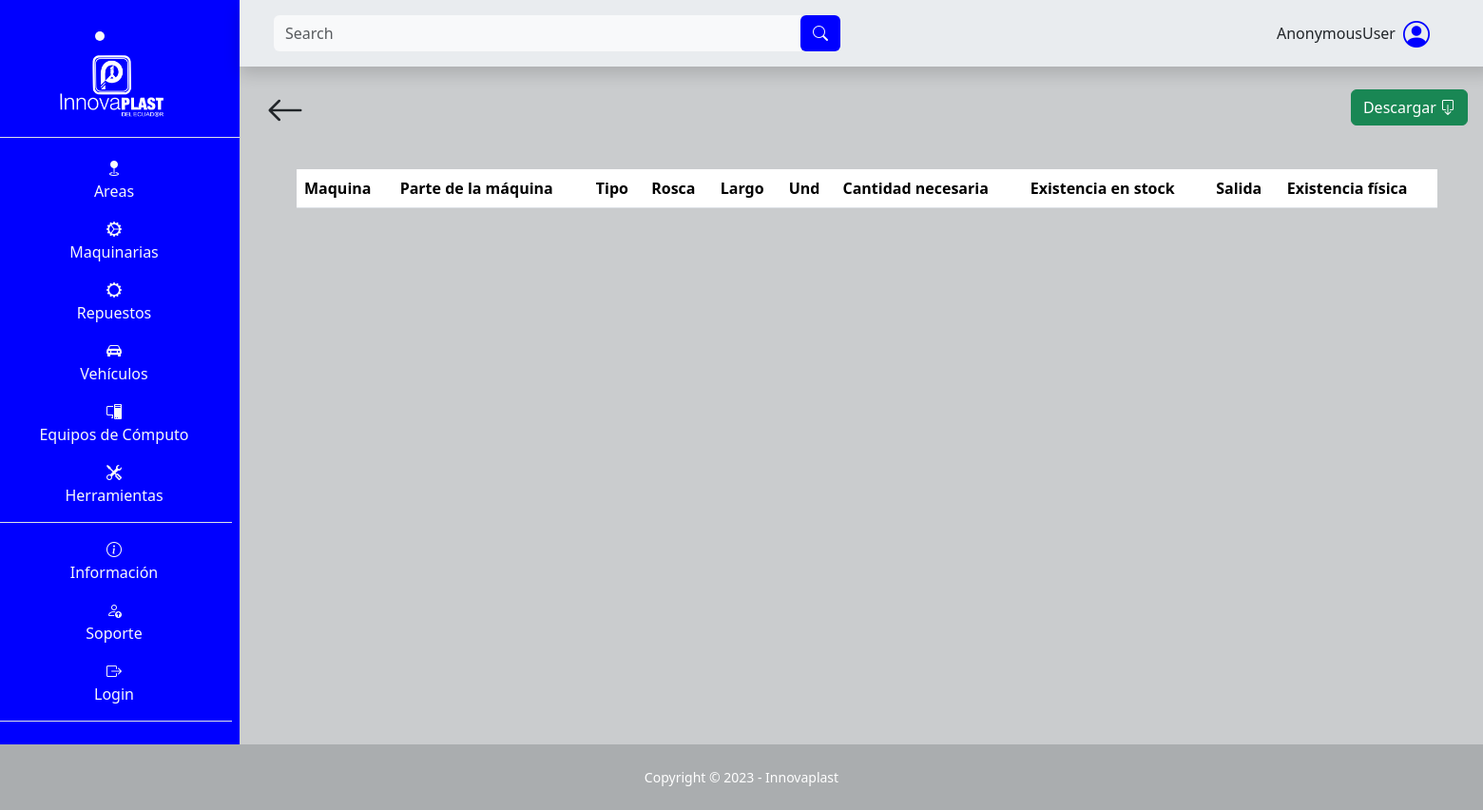
/repuesto/tabla_repuesto_general/, run on an earlier commit of the app's database.
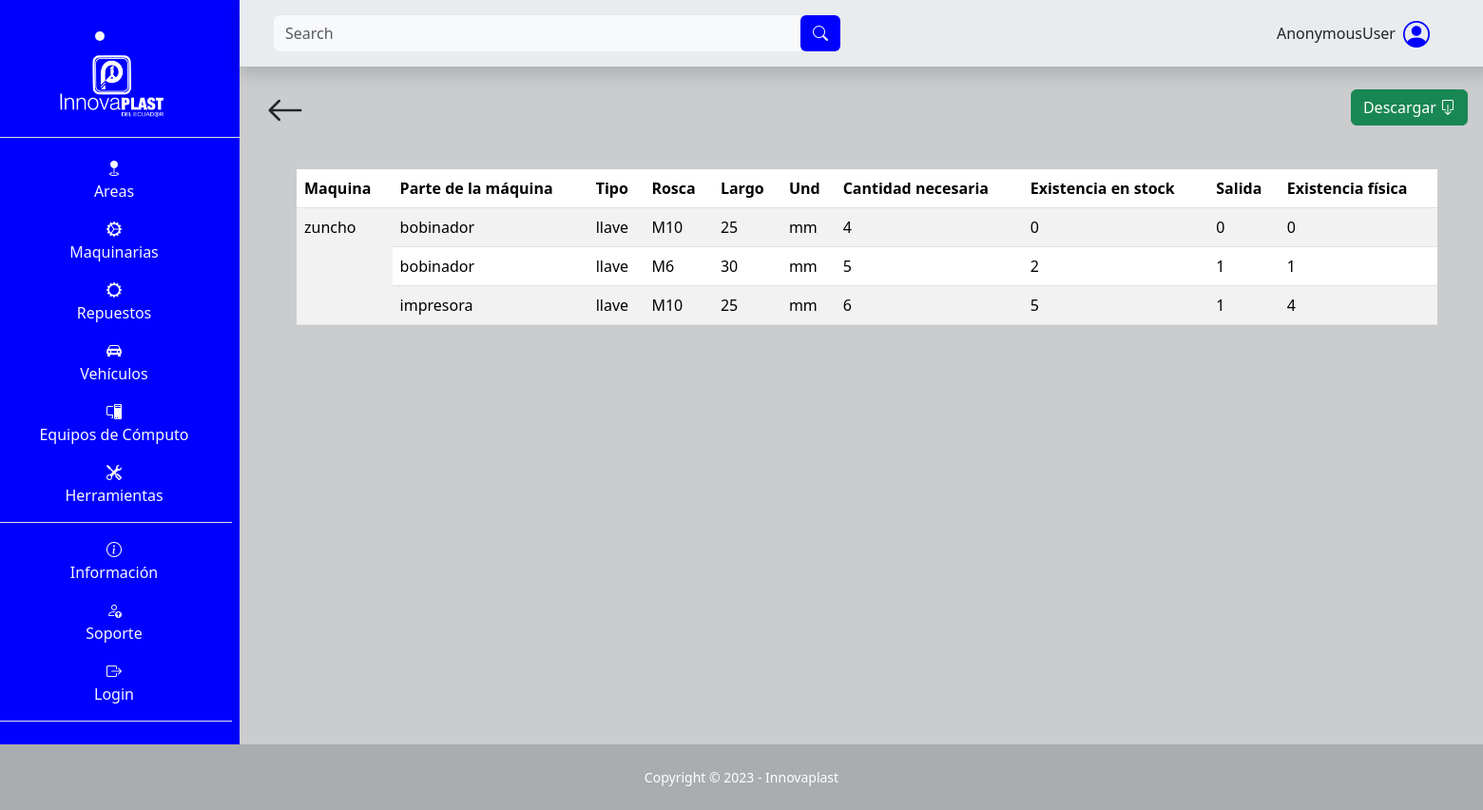
And on a later commit of the database.
### SGE_repuesto/models.py (models this page shows, shortened)
class Maquina(models.Model):
    nombre = models.CharField(max_length=100, null=False, blank=False)

class Inventario(models.Model):
    parte = models.ForeignKey(Parte, on_delete=models.CASCADE)
    tipo = models.CharField(max_length=50, null=False, blank=False)
    rosca = models.CharField(max_length=50, null=False, blank=False)
    largo = models.CharField(max_length=50, null=False, blank=False)
    und = models.CharField(max_length=50, null=False, blank=False)
    cantidad_necesaria = models.IntegerField(null=False, blank=False)
    existencia_stock = models.IntegerField(null=False, blank=False)
    salida = models.IntegerField(null=False, blank=False)
    def existencia_fisica(self):
        cantidad_existencia_fisica = self.existencia_stock - self.salida
        return cantidad_existencia_fisica

class Parte(models.Model):
    maquina = models.ForeignKey(Maquina, on_delete=models.CASCADE)
    nombre = models.CharField(max_length=50, null=False, blank=False)

### SGE_repuesto/views.py (the view)
# urls.py: path('tabla_repuesto_general/', views.tabla_general, name='tabla_general'),
def tabla_general(request):
    inventarios = Inventario.objects.all()
    context = {
        'inventarios': inventarios,
    }
    return render(request, 'SGE_repuesto/tabla.html', context)

### templates/SGE_repuesto/tabla.html (shortened to what this page needs)
{% extends "layout/base.html" %}
{% block 'search' %}
<form class="d-flex form-inline mr-auto ml-md-3 my-2 my-md-0 ms-3 me-3 mw-100 navbar-search" role="search" action="" method='GET'>
    <div class="input-group">
        <input class="form-control bg-light border-0 small" id="search-input" name="search" type="search" placeholder="Search" aria-label="Search">
        <div class="input-group-append">
            <button class="btn barra text-light" type="submit">
                <i class="bi bi-search"></i>
            </button>
        </div>
    </div>
</form>
{% endblock 'search' %}
{% block 'content' %}
<div class="container">
    <div class="d-flex p-3 justify-content-between">
        <a class="text-decoration-none text-dark flecha-atras" href="{% url "repuesto_maquina" %}">
            <i class="bi bi-arrow-left fs-1"></i>
        </a>
        <div class="pt-2 me-3 me-md-0">
            <button type="button" class="btn btn-success" onclick="location.href='{% url 'descargar_excel_general' %}'">
                Descargar <i class="bi bi-box-arrow-down"></i>
            </button>
        </div>
    </div>
    <div class="mt-3 ps-5 pe-5">
        <table class="table table-striped">
            <thead>
                <tr>
                    <th>Maquina</th>
                    <th>Parte de la máquina</th>
                    <th>Tipo</th>
                    <th>Rosca</th>
                    <th>Largo</th>
                    <th>Und</th>
                    <th>Cantidad necesaria</th>
                    <th>Existencia en stock</th>
                    <th>Salida</th>
                    <th>Existencia física</th>
                </tr>
            </thead>
            <tbody>
                {% regroup inventarios by parte.maquina.nombre as maquina_list %}
                {% for maquina in maquina_list %}
                    <tr>
                        <td rowspan="{{ maquina.list|length }}">{{ maquina.grouper }}</td>
                        {% for inventario in maquina.list %}
                            <td>{{ inventario.parte.nombre }}</td>
                            <td>{{ inventario.tipo }}</td>
                            <td>{{ inventario.rosca }}</td>
                            <td>{{ inventario.largo }}</td>
                            <td>{{ inventario.und }}</td>
                            <td>{{ inventario.cantidad_necesaria }}</td>
                            <td>{{ inventario.existencia_stock }}</td>
                            <td>{{ inventario.salida }}</td>
                            <td>{{ inventario.existencia_fisica }}</td>
                        </tr>
                        {% endfor %}
                {% endfor %}
            </tbody>
        </table>
    </div>
</div>
{% endblock %}

What changed in the data, as far as the page shows it:
now on this page (row unchanged): Maquina: grouper "zuncho"
added Inventario: parte.nombre "bobinador", tipo "llave", rosca "M10", largo "25", und "mm", cantidad_necesaria "4", existencia_stock "0", salida "0", existencia_fisica "0"
added Inventario: parte.nombre "bobinador", tipo "llave", rosca "M6", largo "30", und "mm", cantidad_necesaria "5", existencia_stock "2", salida "1", existencia_fisica "1"
added Inventario: parte.nombre "impresora", tipo "llave", rosca "M10", largo "25", und "mm", cantidad_necesaria "6", existencia_stock "5", salida "1", existencia_fisica "4"
